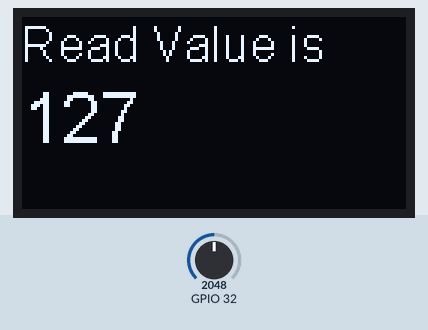
The sketch below on a simulated ESP32. On the bench: 128×64 one-colour display. Inputs (shaded band) come from the test bench; at power-on: GPIO 32 = 2048. What the sketch prints to the serial monitor is not drawn.

Above: at 1.2 s.
1.3 s: GPIO 32 set to 2866
At 2.4 s:
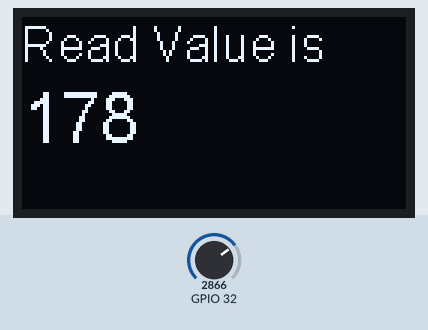
2.8 s: GPIO 32 set to 3603
At 3.7 s:
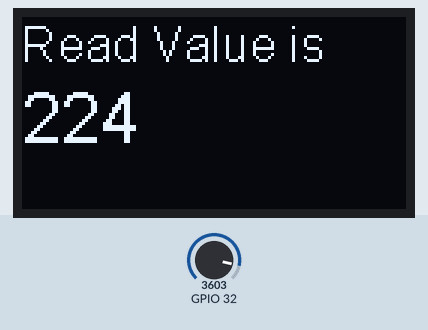
4.3 s: GPIO 32 set to 4095
At 4.9 s:
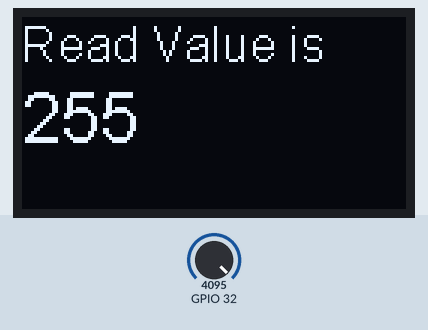
Timing chart, 0 to 7.3 s (numbered marks = the images above; inputs shaded):
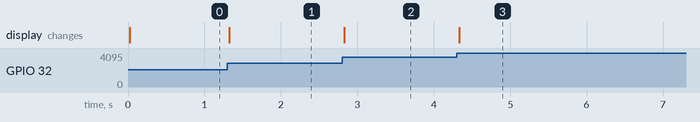

The sketch:

wk3.ino
```cpp
#include <Wire.h>
#include "SSD1306Wire.h"
SSD1306Wire  display(0x3c, 21, 22);

void setup() {
  // put your setup code here, to run once:
  Serial.begin(115200);
  pinMode(32,INPUT);
  display.init();
  display.flipScreenVertically();
  display.setFont(ArialMT_Plain_10);
}

void loop() {
  // put your main code here, to run repeatedly:
    int rd;
    rd=analogRead(32);
    Serial.println(rd);
    rd=map(rd,0,4095,0,255);
    delay(7);
    display.clear();
    display.setTextAlignment(TEXT_ALIGN_LEFT);
    display.setFont(ArialMT_Plain_16);
    display.drawString(0, 0, "Read Value is");
    display.setFont(ArialMT_Plain_24);
    display.drawString(0, 20, String(rd));
    display.display();
}
```

Measured:
- after the input at 1.3 s, the display: changes at once (image 1)
- after the input at 2.8 s, the display: changes at once (image 2)
- after the input at 4.3 s, the display: changes at once (image 3)
